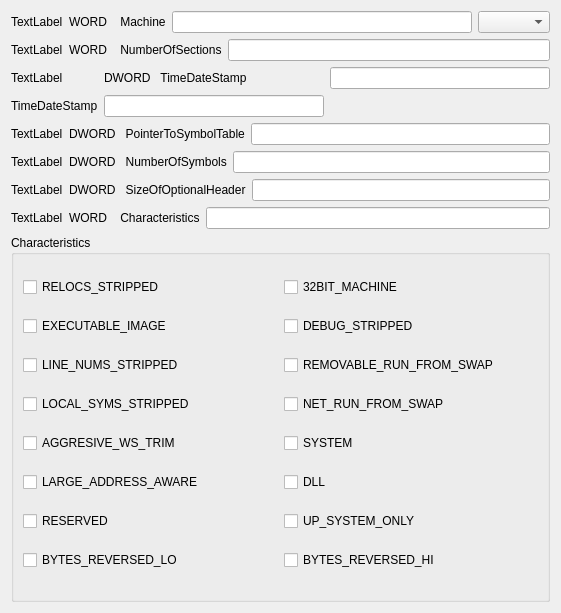
<?xml version="1.0" encoding="UTF-8"?>
<ui version="4.0">
 <class>FormFileHeader</class>
 <widget class="QWidget" name="FormFileHeader">
  <property name="geometry">
   <rect>
    <x>0</x>
    <y>0</y>
    <width>561</width>
    <height>613</height>
   </rect>
  </property>
  <property name="windowTitle">
   <string>Form</string>
  </property>
  <layout class="QGridLayout" name="gridLayout_9">
   <item row="0" column="0">
    <layout class="QGridLayout" name="gridLayout">
     <item row="0" column="0">
      <widget class="QLabel" name="labelMachineOffset">
       <property name="text">
        <string>TextLabel</string>
       </property>
      </widget>
     </item>
     <item row="0" column="1">
      <widget class="QLabel" name="labelMachine">
       <property name="text">
        <string>WORD    Machine</string>
       </property>
      </widget>
     </item>
     <item row="0" column="2">
      <widget class="QLineEdit" name="lineEditMachine"/>
     </item>
     <item row="0" column="3">
      <widget class="QComboBox" name="comboBox">
       <property name="maxVisibleItems">
        <number>32</number>
       </property>
      </widget>
     </item>
    </layout>
   </item>
   <item row="1" column="0">
    <layout class="QGridLayout" name="gridLayout_2">
     <item row="0" column="0">
      <widget class="QLabel" name="labelNumberOfSectionsOffset">
       <property name="text">
        <string>TextLabel</string>
       </property>
      </widget>
     </item>
     <item row="0" column="1">
      <widget class="QLabel" name="labelNumberOfSections">
       <property name="text">
        <string>WORD    NumberOfSections</string>
       </property>
      </widget>
     </item>
     <item row="0" column="2">
      <widget class="QLineEdit" name="lineEditNumberOfSections"/>
     </item>
    </layout>
   </item>
   <item row="2" column="0">
    <layout class="QGridLayout" name="gridLayout_3">
     <item row="0" column="0">
      <widget class="QLabel" name="labelTimeDateStampOffset">
       <property name="text">
        <string>TextLabel</string>
       </property>
      </widget>
     </item>
     <item row="0" column="2">
      <widget class="QLineEdit" name="lineEditTimeDateStamp"/>
     </item>
     <item row="1" column="0">
      <widget class="QLabel" name="label">
       <property name="text">
        <string>TimeDateStamp</string>
       </property>
      </widget>
     </item>
     <item row="1" column="1">
      <widget class="QLineEdit" name="lineEditTimeDateStampHuman"/>
     </item>
     <item row="0" column="1">
      <widget class="QLabel" name="labelTimeDateStamp">
       <property name="text">
        <string>DWORD   TimeDateStamp</string>
       </property>
      </widget>
     </item>
    </layout>
   </item>
   <item row="3" column="0">
    <layout class="QGridLayout" name="gridLayout_4">
     <item row="0" column="0">
      <widget class="QLabel" name="labelPointerToSymbolTableOffset">
       <property name="text">
        <string>TextLabel</string>
       </property>
      </widget>
     </item>
     <item row="0" column="1">
      <widget class="QLabel" name="labelPointerToSymbolTable">
       <property name="text">
        <string>DWORD   PointerToSymbolTable</string>
       </property>
      </widget>
     </item>
     <item row="0" column="2">
      <widget class="QLineEdit" name="lineEditPointerToSymbolTable">
       <property name="text">
        <string/>
       </property>
      </widget>
     </item>
    </layout>
   </item>
   <item row="4" column="0">
    <layout class="QGridLayout" name="gridLayout_5">
     <item row="0" column="0">
      <widget class="QLabel" name="labelNumberOfSymbolsOffset">
       <property name="text">
        <string>TextLabel</string>
       </property>
      </widget>
     </item>
     <item row="0" column="1">
      <widget class="QLabel" name="labelNumberOfSymbols">
       <property name="text">
        <string>DWORD   NumberOfSymbols</string>
       </property>
      </widget>
     </item>
     <item row="0" column="2">
      <widget class="QLineEdit" name="lineEditNumberOfSymbols">
       <property name="text">
        <string/>
       </property>
      </widget>
     </item>
    </layout>
   </item>
   <item row="5" column="0">
    <layout class="QGridLayout" name="gridLayout_6">
     <item row="0" column="0">
      <widget class="QLabel" name="labelSizeOfOptionalHeaderOffset">
       <property name="text">
        <string>TextLabel</string>
       </property>
      </widget>
     </item>
     <item row="0" column="1">
      <widget class="QLabel" name="labelSizeOfOptionalHeader">
       <property name="text">
        <string>DWORD   SizeOfOptionalHeader</string>
       </property>
      </widget>
     </item>
     <item row="0" column="2">
      <widget class="QLineEdit" name="lineEditSizeOfOptionalHeader">
       <property name="text">
        <string/>
       </property>
      </widget>
     </item>
    </layout>
   </item>
   <item row="6" column="0">
    <layout class="QGridLayout" name="gridLayout_7">
     <item row="0" column="1">
      <widget class="QLabel" name="labelCharacteristics">
       <property name="text">
        <string>WORD    Characteristics</string>
       </property>
      </widget>
     </item>
     <item row="0" column="2">
      <widget class="QLineEdit" name="lineEditCharacteristics">
       <property name="text">
        <string/>
       </property>
      </widget>
     </item>
     <item row="0" column="0">
      <widget class="QLabel" name="labelCharacteristicsOffset">
       <property name="text">
        <string>TextLabel</string>
       </property>
      </widget>
     </item>
    </layout>
   </item>
   <item row="7" column="0">
    <widget class="QGroupBox" name="groupBox">
     <property name="title">
      <string>Characteristics</string>
     </property>
     <layout class="QGridLayout" name="gridLayout_8">
      <item row="2" column="0">
       <widget class="QCheckBox" name="checkBox_3">
        <property name="text">
         <string>LINE_NUMS_STRIPPED</string>
        </property>
       </widget>
      </item>
      <item row="1" column="1">
       <widget class="QCheckBox" name="checkBox_10">
        <property name="text">
         <string>DEBUG_STRIPPED</string>
        </property>
       </widget>
      </item>
      <item row="3" column="0">
       <widget class="QCheckBox" name="checkBox_4">
        <property name="text">
         <string>LOCAL_SYMS_STRIPPED</string>
        </property>
       </widget>
      </item>
      <item row="0" column="0">
       <widget class="QCheckBox" name="checkBox_1">
        <property name="text">
         <string>RELOCS_STRIPPED</string>
        </property>
        <property name="tristate">
         <bool>false</bool>
        </property>
       </widget>
      </item>
      <item row="6" column="1">
       <widget class="QCheckBox" name="checkBox_15">
        <property name="text">
         <string>UP_SYSTEM_ONLY</string>
        </property>
       </widget>
      </item>
      <item row="3" column="1">
       <widget class="QCheckBox" name="checkBox_12">
        <property name="text">
         <string>NET_RUN_FROM_SWAP</string>
        </property>
       </widget>
      </item>
      <item row="5" column="1">
       <widget class="QCheckBox" name="checkBox_14">
        <property name="text">
         <string>DLL</string>
        </property>
       </widget>
      </item>
      <item row="0" column="1">
       <widget class="QCheckBox" name="checkBox_9">
        <property name="text">
         <string>32BIT_MACHINE</string>
        </property>
       </widget>
      </item>
      <item row="5" column="0">
       <widget class="QCheckBox" name="checkBox_6">
        <property name="text">
         <string>LARGE_ADDRESS_AWARE</string>
        </property>
       </widget>
      </item>
      <item row="4" column="1">
       <widget class="QCheckBox" name="checkBox_13">
        <property name="text">
         <string>SYSTEM</string>
        </property>
       </widget>
      </item>
      <item row="1" column="0">
       <widget class="QCheckBox" name="checkBox_2">
        <property name="text">
         <string>EXECUTABLE_IMAGE</string>
        </property>
       </widget>
      </item>
      <item row="4" column="0">
       <widget class="QCheckBox" name="checkBox_5">
        <property name="text">
         <string>AGGRESIVE_WS_TRIM</string>
        </property>
       </widget>
      </item>
      <item row="6" column="0">
       <widget class="QCheckBox" name="checkBox_7">
        <property name="text">
         <string>RESERVED</string>
        </property>
       </widget>
      </item>
      <item row="2" column="1">
       <widget class="QCheckBox" name="checkBox_11">
        <property name="text">
         <string>REMOVABLE_RUN_FROM_SWAP</string>
        </property>
       </widget>
      </item>
      <item row="7" column="0">
       <widget class="QCheckBox" name="checkBox_8">
        <property name="text">
         <string>BYTES_REVERSED_LO</string>
        </property>
       </widget>
      </item>
      <item row="7" column="1">
       <widget class="QCheckBox" name="checkBox_16">
        <property name="text">
         <string>BYTES_REVERSED_HI</string>
        </property>
       </widget>
      </item>
     </layout>
    </widget>
   </item>
  </layout>
 </widget>
 <resources/>
 <connections/>
</ui>
